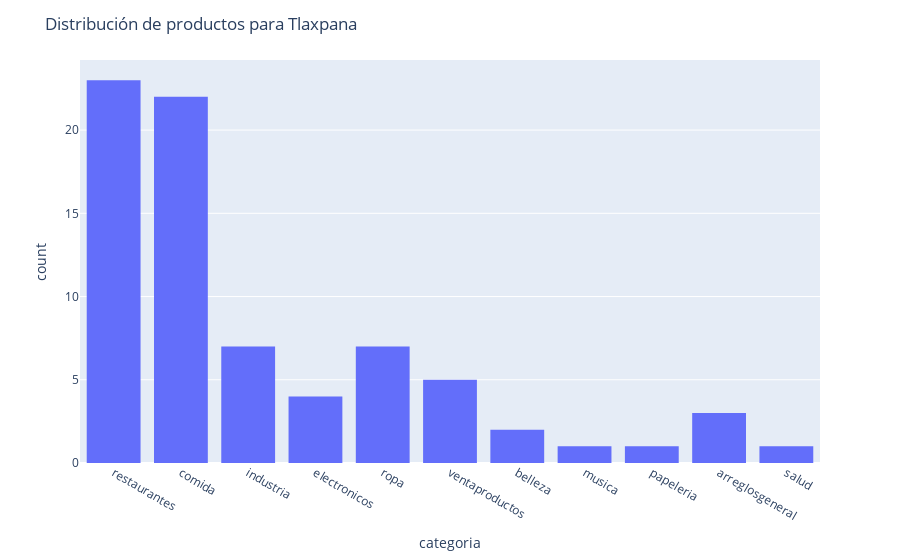

Write notebook code for a chart like this one.
### Code cell
view_products_from('tlaxpana', df)

### Figure 1 — Plotly figure (JSON) as saved in the notebook; plotly's stock layout.template omitted (floating-point values rounded to 4 significant figures)
{"data": [{"alignmentgroup": "True", "bingroup": "x", "hovertemplate": "categoria=%{x}<br>count=%{y}<extra></extra>", "legendgroup": "", "marker": {"color": "#636efa"}, "name": "", "offsetgroup": "", "orientation": "v", "showlegend": false, "type": "histogram", "x": ["restaurantes", "restaurantes", "restaurantes", "restaurantes", "restaurantes", "restaurantes", "restaurantes", "comida", "comida", "comida", "industria", "industria", "electronicos", "comida", "electronicos", "ropa", "industria", "industria", "restaurantes", "ventaproductos", "restaurantes", "belleza", "restaurantes", "ventaproductos", "musica", "restaurantes", "electronicos", "comida", "ventaproductos", "restaurantes", "restaurantes", "restaurantes", "papeleria", "restaurantes", "restaurantes", "industria", "ventaproductos", "ropa", "arreglosgeneral", "ropa", "industria", "restaurantes", "restaurantes", "comida", "salud", "comida", "arreglosgeneral", "arreglosgeneral", "restaurantes", "restaurantes", "belleza", "comida", "restaurantes", "comida", "ropa", "comida", "ropa", "comida", "industria", "comida", "comida", "restaurantes", "comida", "ropa", "ventaproductos", "comida", "comida", "restaurantes", "comida", "comida", "comida", "comida", "ropa", "electronicos", "comida", "comida"], "xaxis": "x", "yaxis": "y"}], "layout": {"barmode": "relative", "legend": {"tracegroupgap": 0}, "margin": {"t": 60}, "title": {"text": "Distribución de productos para Tlaxpana"}, "xaxis": {"anchor": "y", "domain": [0, 1], "title": {"text": "categoria"}}, "yaxis": {"anchor": "x", "domain": [0, 1], "title": {"text": "count"}}}}
